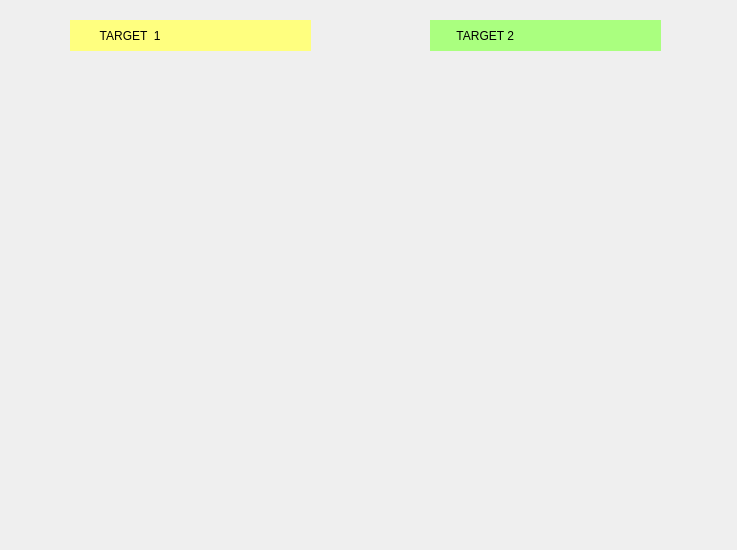
<?xml version="1.0" encoding="UTF-8"?>
<ui version="4.0">
 <class>A1</class>
 <widget class="QMainWindow" name="A1">
  <property name="geometry">
   <rect>
    <x>0</x>
    <y>0</y>
    <width>737</width>
    <height>550</height>
   </rect>
  </property>
  <property name="windowTitle">
   <string>A1</string>
  </property>
  <widget class="QWidget" name="centralWidget">
   <widget class="QLabel" name="label">
    <property name="geometry">
     <rect>
      <x>70</x>
      <y>20</y>
      <width>241</width>
      <height>31</height>
     </rect>
    </property>
    <property name="styleSheet">
     <string notr="true">background-color: rgb(255, 255, 127);
font: 75 16pt &quot;Serif&quot;;
color: rgb(0, 0, 0);</string>
    </property>
    <property name="text">
     <string>         TARGET  1</string>
    </property>
   </widget>
   <widget class="QLabel" name="label_2">
    <property name="geometry">
     <rect>
      <x>430</x>
      <y>20</y>
      <width>231</width>
      <height>31</height>
     </rect>
    </property>
    <property name="styleSheet">
     <string notr="true">background-color: rgb(170, 255, 127);
color: rgb(255, 255, 255);
font: 75 16pt &quot;Serif&quot;;
color: rgb(0, 0, 0);</string>
    </property>
    <property name="text">
     <string>        TARGET 2</string>
    </property>
   </widget>
  </widget>
 </widget>
 <layoutdefault spacing="6" margin="11"/>
 <resources/>
 <connections/>
</ui>
